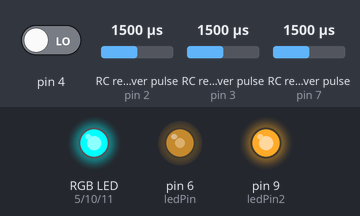
A program run on a simulated Arduino Uno, built with avr-gcc and run on an emulated ATmega328P. Shown: an RGB LED mixed from three pins (HIGH = lit), output pins drawn as LEDs (lit = HIGH). Wiring (inferred from the names in the program): 3 × RC receiver channel: data pin 2 / data pin 3 / data pin 7. Dashed ring = blinking. The test bench sets the inputs (shaded band); at power-on: RC receiver pulse (sensors on pin 2, pin 7, pin 3) 1500 µs, pin 4 LOW. What the program prints to the serial monitor is not drawn.

Above: at 1.2 s.
1.3 s: RC receiver pulse (sensor on pin 2) set to 1484 µs
4.3 s: RC receiver pulse (sensor on pin 7) set to 1020 µs
At 6.9 s:
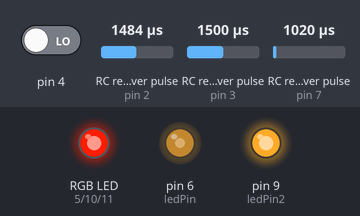
7.3 s: RC receiver pulse (sensor on pin 3) set to 1487 µs
At 8.2 s:
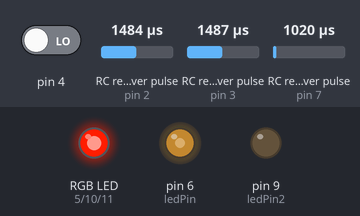
8.9 s: RC receiver pulse (sensor on pin 2) set to 1020 µs
At 10.4 s:
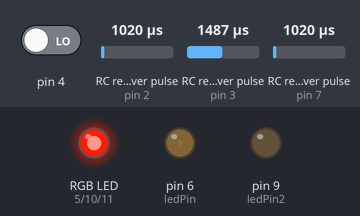
11.9 s: RC receiver pulse (sensor on pin 7) set to 1500 µs
At 12.18 s:
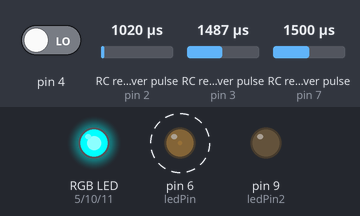
14.9 s: RC receiver pulse (sensor on pin 3) set to 1500 µs
At 15.7 s:
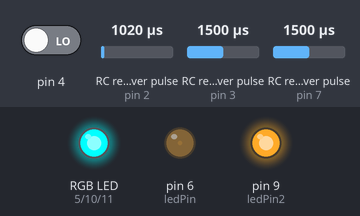
Timing chart, 0 to 18.9 s (numbered marks = the images above; inputs shaded):
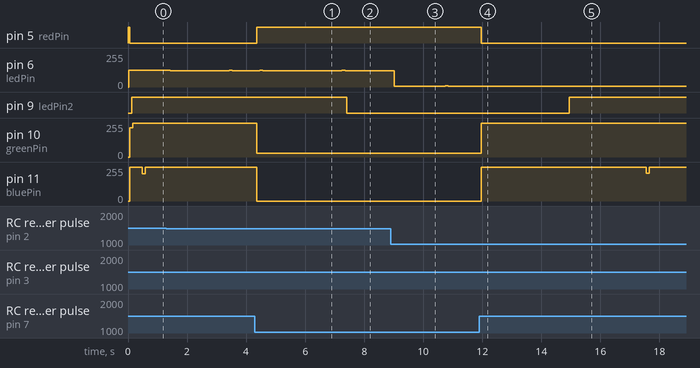

Measured:
- the behaviour switches between 1497 and 1496 µs on RC receiver pulse (sensor on pin 3) (found by bisection; images 1 and 2)
- after the input at 4.3 s, pin 5 (redPin): LOW → HIGH after 0.06 s; pin 10 (greenPin): 255/255 → 29/255 after 0.06 s; pin 11 (bluePin): 255/255 → 0/255 after 0.06 s
- after the input at 7.3 s, pin 6 (ledPin): goes on until 7.4 s, then stays 123/255; pin 9 (ledPin2): HIGH → LOW after 0.11 s
- after the input at 8.9 s, pin 6 (ledPin): 123/255 → 7/255 after 0.11 s, → 5/255 0.10 s later, → 6/255 0.41 s later, → 5/255 0.10 s later, … (9 changes in this stretch)
- after the input at 11.9 s, pin 5 (redPin): HIGH → LOW after 0.07 s; pin 10 (greenPin): 29/255 → 255/255 after 0.07 s; pin 11 (bluePin): 0/255 → 255/255 after 0.07 s
- after the input at 14.9 s, pin 9 (ledPin2): LOW → HIGH at once; pin 11 (bluePin): 255/255 → 208/255 after 2.7 s, → 255/255 0.10 s later

The program:

main.cpp
```cpp
#include <Arduino.h>

// 함수 프로토타입 선언
void handleCH3();                // 밝기 제어 인터럽트 핸들러
void handleCH9();                // ON/OFF 제어 인터럽트 핸들러
void updateSpectrumColor();      // RGB 색상 변환 함수

// ===================== 핀 설정 =====================
const int ch3Pin = 2;    // CH3: LED 밝기 제어용 PWM 입력 (외부 인터럽트 가능 핀)
const int ch9Pin = 3;    // CH9: LED ON/OFF 제어용 PWM 입력 (외부 인터럽트 가능 핀)
const int ch1Pin = 7;    // CH1: RGB 색상 제어용 PWM 입력 (핀체인지 인터럽트 사용)

const int ledPin = 6;    // 밝기 제어 LED (PWM 출력 가능 핀)
const int ledPin2 = 9;   // ON/OFF 제어 LED
const int redPin = 5;    // RGB Red
const int greenPin = 10; // RGB Green
const int bluePin = 11;  // RGB Blue

// ===================== PWM 측정용 변수 =====================
volatile unsigned long ch3Start = 0, ch3Width = 0;
volatile bool ch3Updated = false;

volatile unsigned long ch9Start = 0, ch9Width = 0;
volatile bool ch9Updated = false;

volatile unsigned long ch1Start = 0, ch1Width = 0;
volatile bool ch1Updated = false;
volatile bool ch1LastState = LOW;

// ===================== 동작 변수 =====================
int brightness = 0;   // 밝기 값 (0~255)
float hue = 0;        // 색상 값 (0~360)

// ===================== 초기 설정 =====================
void setup() {
  Serial.begin(9600);

  // 입력핀 설정
  pinMode(ch3Pin, INPUT);
  pinMode(ch9Pin, INPUT);
  pinMode(ch1Pin, INPUT);

  // 출력핀 설정
  pinMode(ledPin, OUTPUT);
  pinMode(ledPin2, OUTPUT);
  pinMode(redPin, OUTPUT);
  pinMode(greenPin, OUTPUT);
  pinMode(bluePin, OUTPUT);

  // 외부 인터럽트 연결
  attachInterrupt(digitalPinToInterrupt(ch3Pin), handleCH3, CHANGE); // 밝기용
  attachInterrupt(digitalPinToInterrupt(ch9Pin), handleCH9, CHANGE); // ON/OFF용

  // 핀체인지 인터럽트 활성화 (CH1 = D7 = PCINT23)
  PCICR |= (1 << PCIE2);        // PORTD 핀 인터럽트 허용
  PCMSK2 |= (1 << PCINT23);     // D7(=PCINT23)만 허용
}

// ===================== 메인 루프 =====================
void loop() {
  // ========== [김예진 담당] LED 밝기 제어 ==========
  if (ch3Updated) {
    ch3Updated = false;

    // PWM 펄스 폭(μs)을 0~255로 매핑하여 밝기 조절
    if (ch3Width >= 1000 && ch3Width <= 2000) {
      brightness = map(ch3Width, 1000, 2000, 0, 255);
      analogWrite(ledPin, brightness);  // 밝기 적용
      Serial.print("CH3 PWM: ");
      Serial.print(ch3Width);
      Serial.print(" us → Brightness: ");
      Serial.println(brightness);
    } else {
      analogWrite(ledPin, 0); // 유효하지 않은 신호면 끄기
    }
  }

  // ========== [김예진 담당] LED ON/OFF 제어 ==========
  if (ch9Updated) {
    ch9Updated = false;

    Serial.print("CH9 PWM: ");
    Serial.print(ch9Width);
    Serial.print(" us → ");

    if (ch9Width >= 1500) {
      digitalWrite(ledPin2, HIGH);   // 1500us 이상이면 LED ON
      Serial.println("LED ON");
    } else if (ch9Width > 500) {
      digitalWrite(ledPin2, LOW);    // 500~1500us 사이면 LED OFF
      Serial.println("LED OFF");
    } else {
      Serial.println("NO SIGNAL");   // 너무 짧으면 신호 없음으로 간주
    }
  }

  // ========== [팀원 정이지 담당] RGB 색상 전환 ==========
  if (ch1Updated) {
    ch1Updated = false;

    if (ch1Width >= 1000 && ch1Width <= 2000) {
      hue = map(ch1Width, 1000, 2000, 0, 360);  // PWM 신호 → 0~360도 색상
      Serial.print("CH1 PWM: ");
      Serial.print(ch1Width);
      Serial.print(" us → Hue: ");
      Serial.println(hue);
    }
  }

  // 현재 hue 값에 따라 RGB 색상 조절
  updateSpectrumColor();
}

// ===================== 외부 인터럽트 핸들러 =====================
void handleCH3() {
  if (digitalRead(ch3Pin) == HIGH) {
    ch3Start = micros();
  } else {
    ch3Width = micros() - ch3Start;
    ch3Updated = true;
  }
}

void handleCH9() {
  if (digitalRead(ch9Pin) == HIGH) {
    ch9Start = micros();
  } else {
    ch9Width = micros() - ch9Start;
    ch9Updated = true;
  }
}

// ===================== 핀체인지 인터럽트 핸들러 (CH1 색상) =====================
ISR(PCINT2_vect) {
  unsigned long now = micros();
  bool ch1State = PIND & (1 << PIND7);  // D7 상태 확인

  if (ch1State != ch1LastState) {
    ch1LastState = ch1State;

    if (ch1State == HIGH) {
      ch1Start = now;
    } else {
      ch1Width = now - ch1Start;
      ch1Updated = true;
    }
  }
}

// ===================== HSV → RGB 변환 및 출력 =====================
void updateSpectrumColor() {
  float r, g, b;
  int i = int(hue / 60.0) % 6;
  float f = (hue / 60.0) - i;
  float q = 1 - f;

  switch (i) {
    case 0: r = 1; g = f; b = 0; break;
    case 1: r = q; g = 1; b = 0; break;
    case 2: r = 0; g = 1; b = f; break;
    case 3: r = 0; g = q; b = 1; break;
    case 4: r = f; g = 0; b = 1; break;
    case 5: r = 1; g = 0; b = q; break;
  }

  analogWrite(redPin,   int(r * 255));
  analogWrite(greenPin, int(g * 255));
  analogWrite(bluePin,  int(b * 255));
}
```
